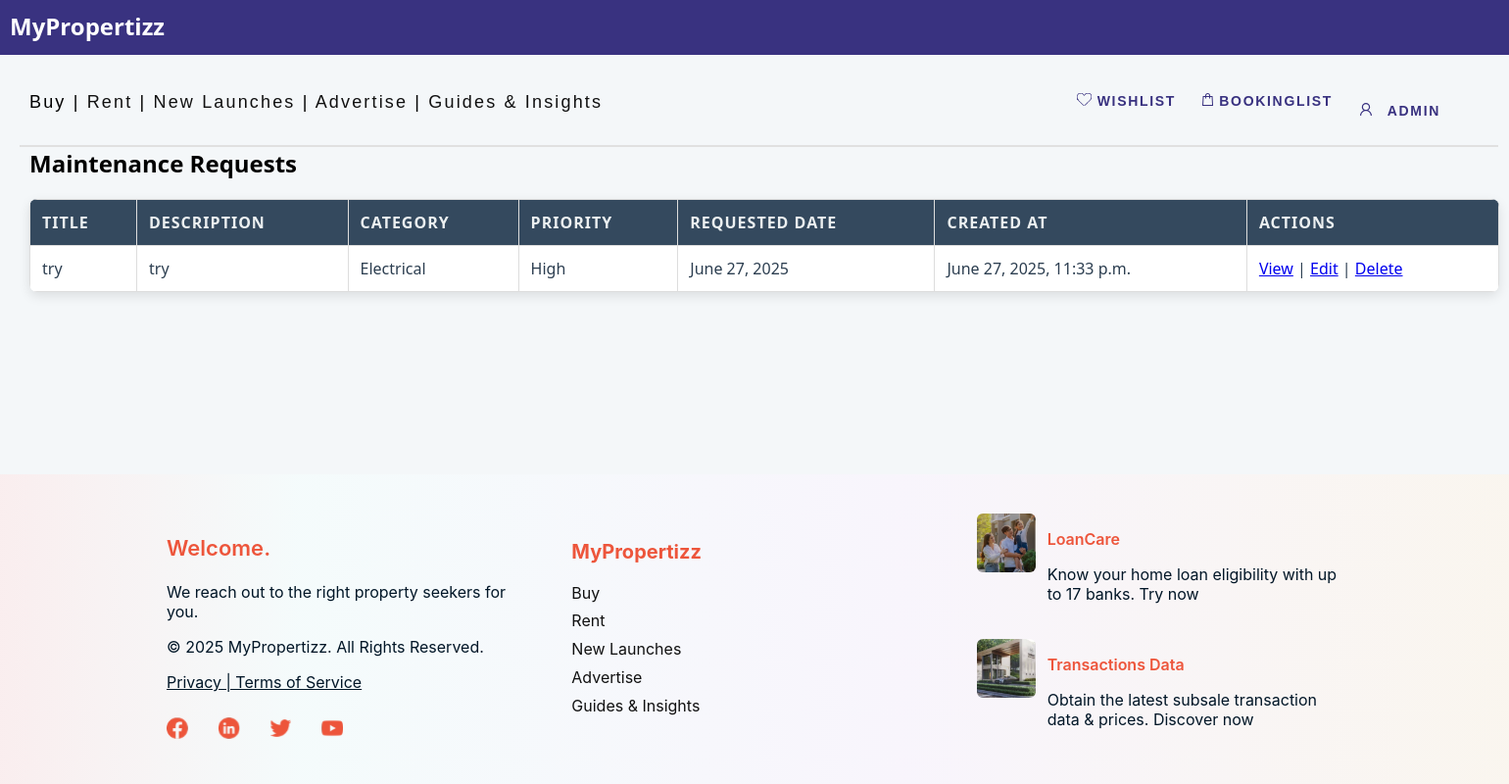
The page /maintenance/requests/ (signed in) on the database its author committed.
### maintenance/models.py (models this page shows, shortened)
class MaintenanceRequest(models.Model):
    CATEGORY_CHOICES = [
        ('Electrical', 'Electrical'),
        ('Plumbing', 'Plumbing'),
        ('HVAC', 'HVAC'),
        ('General Maintenance', 'General Maintenance'),
    ]
    PRIORITY_CHOICES = [
        ('High', 'High'),
        ('Medium', 'Medium'),
        ('Low', 'Low'),
    ]
    title = models.CharField(max_length=100)
    description = models.TextField()
    category = models.CharField(max_length=50, choices=CATEGORY_CHOICES)
    priority = models.CharField(max_length=50, choices=PRIORITY_CHOICES)
    requested_date = models.DateField()
    attachment = models.FileField(upload_to='maintenance_attachments/', null=True, blank=True)
    created_by = models.ForeignKey(User, on_delete=models.CASCADE)
    created_at = models.DateTimeField(auto_now_add=True)  # Only use auto_now_add

### maintenance/views.py (the view)
# urls.py: path('requests/', views.view_requests, name='view_requests'),
def view_requests(request):
    requests = MaintenanceRequest.objects.all().order_by('-created_at')
    return render(request, 'maintenance/view_requests.html', {'requests': requests})

### maintenance/maintenance/templates/maintenance/view_requests.html (shortened to what this page needs)
{% load static %}
<!DOCTYPE html>
<html lang="en">
<head>
    <link rel="stylesheet" href="{% static 'css/style.css' %}">
    <link rel="stylesheet" href="{% static 'main/style.css' %}">
</head>
<body>
    {% include 'header.html' %}
<div class="layout-wrapper">
    <main class="layout-content">
    <div class="container">
    <h2>Maintenance Requests</h2>
    <table>
        <thead>
            <tr>
                <th>Title</th>
                <th>Description</th>
                <th>Category</th>
                <th>Priority</th>
                <th>Requested Date</th>
                <th>Created At</th>
                <th>Actions</th>
            </tr>
        </thead>
        <tbody>
            {% for request in requests %}
                <tr>
                    <td>{{ request.title }}</td>
                    <td>{{ request.description }}</td>
                    <td>{{ request.category }}</td>
                    <td>{{ request.priority }}</td>
                    <td>{{ request.requested_date }}</td>
                    <td>{{ request.created_at }}</td>
                    <td>
                        <a href="#">View</a> | <a href="#">Edit</a> | <a href="#">Delete</a>
                    </td>
                </tr>
            {% endfor %}
        </tbody>
    </table>
    </div>
    </main>
    {% include 'footer.html' %}
</div>
</body>
</html>

### main/templates/header.html (shortened to what this page needs)
{% load static %}
<link rel="stylesheet" href="{% static 'css/saved_property.css' %}">
<div class="frame-229">
  <div class="rectangle-645">
    <span style="color: white; font-size: 24px; font-weight: bold; margin: 10px; position: absolute;">MyPropertizz</span>
</div>
  <a href="{% url 'booking_list' %}" style="text-decoration:none">
    <div class="bookinglist">
      <img src="{% static 'images/vector1.svg' %}" alt="Booking Icon" />
      BookingList
    </div>
  </a>
  <div class="account">
    <img src="{% static 'images/vector2.svg' %}" alt="Account Icon" />
    {% if user.is_authenticated %}
      <div class="dropdown">
        <button class="dropbtn" onclick="toggleDropdown(event)">{{ user.username }}</button>
      </div>
    {% else %}
      <a href="{% url 'login' %}" style="margin-top:3px; display:inline-block;padding:6px 10px 15px 10px;">Account</a>
    {% endif %}
  </div>
  <a href="{% url 'saved_properties' %}" style="text-decoration:none">
    <div class="wishlist">
      <img src="{% static 'images/vector3.svg' %}" alt="Wishlist Icon" />
      Wishlist
    </div>
  </a>
  <div class="rectangle-7"></div>
  <div class="buy-rent-new-launches-transations-advertise-guies-insights-events">
    <span>
      <a href="{% url 'proplistpage:property-list' %}" style="text-decoration:none; color:#000000;">Buy</a>
      |
      <a href="{% url 'rentlistpage:rent-list' %}" style="text-decoration:none; color: #111111;">Rent</a>
      |
      <a href="{% url 'proplistpage:new-launches' %}" style="text-decoration:none; color: #111111;">New Launches</a>
      |
      <a href="{% url 'proplistpage:advertise' %}" style="text-decoration:none; color: #111111;">Advertise</a>
      |
      <a href="{% url 'proplistpage:guides-insights' %}" style="text-decoration:none; color: #111111;">Guides & Insights</a>
    </span>
  </div>
</div>

### proplistpage/static/css/style.css (style rules this page uses)
body { margin: 0; padding: 0; overflow-x: hidden; }
.layout-wrapper { display: flex; flex-direction: column; min-height: 100vh; }
.layout-content { flex: 1; }
.frame-229 { width: 100%; height: 235px; position: absolute; left: 0px; top: 0px; }
.rectangle-645 { background: #393280; width: 100%; height: 56px; position: absolute; }
.rectangle-7 { background: #e0e0e0; width: 98%; height: 2px; position: absolute; left: 20px; top: 130px; transform-origin: 0 0; transform: rotate(0deg) scale(1, -1); }
.account { color: #393280; text-align: left; font-family: "Inter-SemiBold", sans-serif; font-size: 14px; letter-spacing: 0.12em; font-weight: 600; text-transform: uppercase; position: absolute; right: 20px; padding-top:12px; top: 85px; }
.dropdown { position: relative; display: inline-block; }
.dropbtn { background-color: transparent; border: none; cursor: pointer; color: #393280; text-align: left; font-family: "Inter-SemiBold", sans-serif; font-size: 14px; letter-spacing: 0.12em; font-weight: 600; text-transform: uppercase; padding: 10px 10px 10px 10px; }
.wishlist { color: #393280; text-align: left; font-family: "Inter-SemiBold", sans-serif; font-size: 14px; letter-spacing: 0.12em; font-weight: 600; text-transform: uppercase; position: absolute; right: 300px; top: 85px; padding: 20px 10px 20px 10px; cursor: pointer; }
.buy-rent-new-launches-transations-advertise-guies-insights-events { text-align: left; font-family: "-", sans-serif; font-size: 18px; letter-spacing: 0.12em; font-weight: 400; position: relative; top: 90px; left: 30px; }
.account { color: #393280; text-align: left; font-family: "Inter-SemiBold", sans-serif; font-size: 14px; letter-spacing: 0.12em; font-weight: 600; text-transform: uppercase; position: absolute; padding: 10px 10px 30000px 10px; z-index: 100; right: 20px; top: 100px; cursor: pointer; }
.wishlist { color: #393280; text-align: left; font-family: "Inter-SemiBold", sans-serif; font-size: 14px; letter-spacing: 0.12em; font-weight: 600; text-transform: uppercase; position: absolute; right: 300px; top: 109px; padding: 10px 10px 10px 10px; cursor: pointer; }
.rectangle-7 { background: #e0e0e0; width: 98%; height: 2px; position: absolute; left: 20px; top: 180px; transform-origin: 0 0; transform: rotate(0deg) scale(1, -1); }
.buy-rent-new-launches-transations-advertise-guies-insights-events { text-align: left; font-family: "-", sans-serif; font-size: 18px; letter-spacing: 0.12em; font-weight: 400; position: relative; top: 94px; left: 30px; }

### main/static/main/style.css (style rules this page uses)
body { font-family: 'Segoe UI', Tahoma, Geneva, Verdana, sans-serif; background-color: #f4f7f9; margin: 0; padding: 0; }
table { width: 80%; margin: auto; border-collapse: collapse; background-color: #ffffff; box-shadow: 0 4px 12px rgba(0, 0, 0, 0.1); border-radius: 8px; overflow: hidden; }
table th { background-color: #34495e; color: #ecf0f1; padding: 12px; text-transform: uppercase; letter-spacing: 1px; }
table td { padding: 12px; text-align: center; border-bottom: 1px solid #e1e4e8; color: #2c3e50; }
.frame-229 { width: 100%; height: 235px; position: absolute; left: 0px; top: 0px; }
.rectangle-645 { background: #393280; width: 100%; height: 56px; position: absolute; }
.rectangle-7 { background: #e0e0e0; width: 98%; height: 2px; position: absolute; left: 20px; top: 150px; transform-origin: 0 0; transform: rotate(0deg) scale(1, -1); }
.account { color: #393280; text-align: left; font-family: "Inter-SemiBold", sans-serif; font-size: 14px; letter-spacing: 0.12em; font-weight: 600; text-transform: uppercase; position: absolute; right: 50px; top: 85px; padding: 10px 10px 10px 10px; z-index: 100; }
.dropdown { position: relative; display: inline-block; }
.dropbtn { background-color: transparent; border: none; cursor: pointer; color: #393280; text-align: left; font-family: "Inter-SemiBold", sans-serif; font-size: 14px; letter-spacing: 0.12em; font-weight: 600; text-transform: uppercase; padding: 10px 10px 10px 10px; }
.wishlist { color: #393280; text-align: left; font-family: "Inter-SemiBold", sans-serif; font-size: 14px; letter-spacing: 0.12em; font-weight: 600; text-transform: uppercase; position: absolute; right: 330px; top: 85px; padding: 10px 10px 30px 10px; cursor: pointer; }
.bookinglist { color: #393280; text-align: left; font-family: "Inter-SemiBold", sans-serif; font-size: 14px; letter-spacing: 0.12em; font-weight: 600; text-transform: uppercase; position: absolute; right: 170px; top: 85px; padding: 10px 10px 30px 10px; cursor: pointer; }

### rows shown on the page
MaintenanceRequest: title "try", description "try", category "Electrical", priority "High", requested_date "June 27, 2025", created_at "June 27, 2025, 11:33 p.m."

### other values the page prints
{{ user.username }} "ADMIN"
